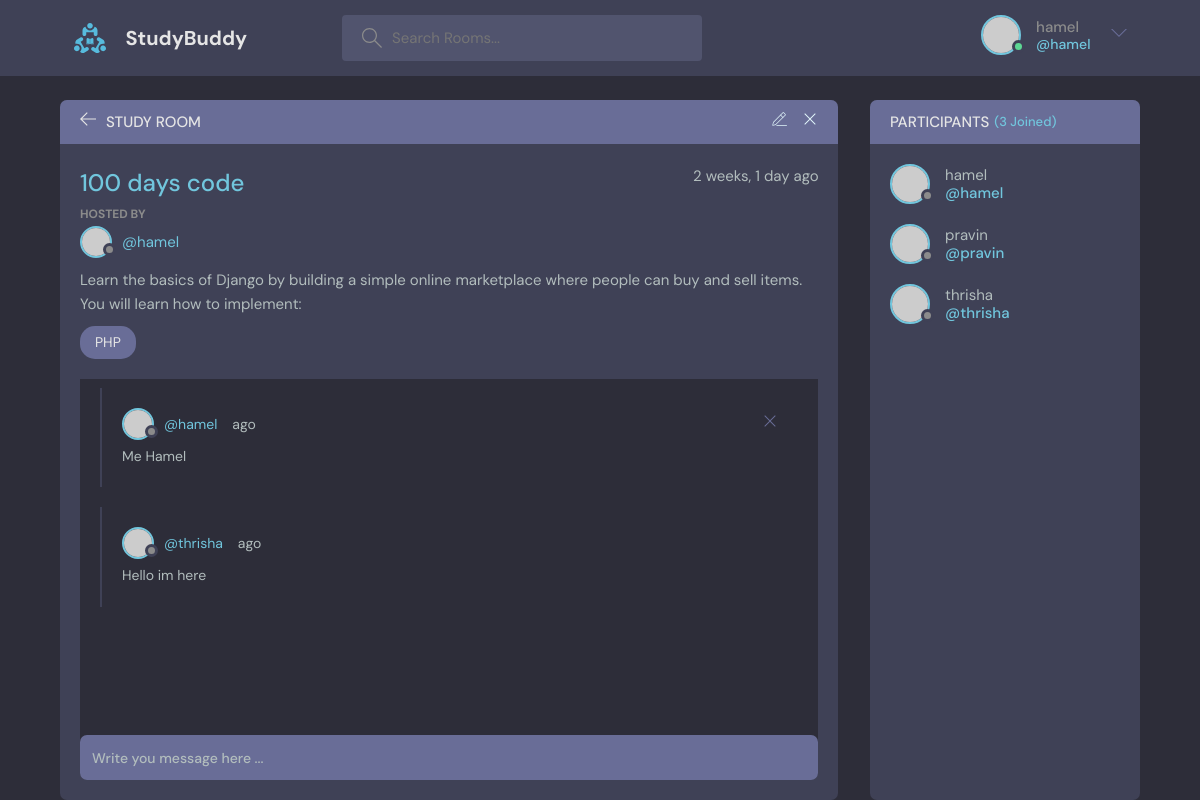
Screenshot of /room/1 (signed in) with the database file from the repository.
### base/models.py (models this page shows, shortened)
class Room(models.Model):
    host = models.ForeignKey(User, on_delete=models.SET_NULL, null=True)
    topic = models.ForeignKey(Topic, on_delete=models.SET_NULL, null=True)
    name = models.CharField(max_length=200)
    description = models.TextField(null=True, blank=True)
    participants = models.ManyToManyField(User, related_name='participants', blank=True)
    updated = models.DateTimeField(auto_now=True)
    created = models.DateTimeField(auto_now_add=True)
    class Meta:
        ordering = ['-updated']

class Topic(models.Model):
    name = models.CharField(max_length=200)

class Message(models.Model):
    user = models.ForeignKey(User, on_delete=models.CASCADE)
    room = models.ForeignKey(Room, on_delete=models.CASCADE)
    body = models.TextField()
    updated = models.DateTimeField(auto_now=True)
    create = models.DateTimeField(auto_now_add=True)

### base/views.py (the view, shortened to what this page needs)
# urls.py: path('room/<str:pk>', views.room, name="room"),
@login_required(login_url='login')
def room(request, pk):
    room = Room.objects.get(id=pk)
    room_messages = room.message_set.all()
    participants = room.participants.all()
    context = {'room': room, 'room_messages': room_messages, 'participants': participants}
    return render(request, 'base/room.html', context)

### base/templates/base/room.html (shortened to what this page needs)
{% extends 'main.html' %}
{% block content %}
<main class="profile-page layout layout--2">
    <div class="container">
      <div class="room">
        <div class="room__top">
          <div class="room__topLeft">
            <a href="{% url 'home' %}">
              <svg version="1.1" xmlns="http://www.w3.org/2000/svg" width="32" height="32" viewBox="0 0 32 32">
                <title>arrow-left</title>
                <path
                  d="M13.723 2.286l-13.723 13.714 13.719 13.714 1.616-1.611-10.96-10.96h27.625v-2.286h-27.625l10.965-10.965-1.616-1.607z"
                ></path>
              </svg>
            </a>
            <h3>Study Room</h3>
          </div>
          <div class="room__topRight">
            <a href="{% url 'update-room' room.id %}">
            </a>
            <a href="{% url 'delete-room' room.id %}">
              <svg version="1.1" xmlns="http://www.w3.org/2000/svg" width="32" height="32" viewBox="0 0 32 32">
                <title>remove</title>
                <path
                  d="M27.314 6.019l-1.333-1.333-9.98 9.981-9.981-9.981-1.333 1.333 9.981 9.981-9.981 9.98 1.333 1.333 9.981-9.98 9.98 9.98 1.333-1.333-9.98-9.98 9.98-9.981z"
                ></path>
              </svg>
            </a>
          </div>
        </div>
        <div class="room__box scroll">
          <div class="room__header scroll">
            <div class="room__info">
              <h3>{{ room.name }}</h3>
              <span>{{ room.created | timesince }} ago</span>
            </div>
            <div class="room__hosted">
              <p>Hosted By</p>
              <a href="{% url 'user-profile' room.host.id %}" class="room__author">
                <div class="avatar avatar--small">
                  <img src="https://randomuser.me/api/portraits/men/37.jpg" />
                </div>
                <span>@{{ room.host.username}}</span>
              </a>
            </div>
            <div class="room__details">
                {{ room.description }}
            </div>
            <span class="room__topics">{{ room.topic.name }}</span>
          </div>
          <div class="room__conversation">
            <div class="threads scroll">
                {% for message in room_messages %}
              <div class="thread">
                <div class="thread__top">
                  <div class="thread__author">
                    <a href="{% url 'user-profile' message.user.id %}" class="thread__authorInfo">
                      <div class="avatar avatar--small">
                        <img src="https://randomuser.me/api/portraits/men/37.jpg" />
                      </div>
                      <span>@{{ message.user }}</span>
                    </a>
                    <span class="thread__date">{{ message.created | timesince }} ago</span>
                  </div>
                   {% if request.user  == message.user %}
                  <a href="{% url 'delete-message' message.id %}">
                    <div class="thread__delete">
                      <svg version="1.1" xmlns="http://www.w3.org/2000/svg" width="32" height="32" viewBox="0 0 32 32">
                        <title>remove</title>
                        <path
                          d="M27.314 6.019l-1.333-1.333-9.98 9.981-9.981-9.981-1.333 1.333 9.981 9.981-9.981 9.98 1.333 1.333 9.981-9.98 9.98 9.98 1.333-1.333-9.98-9.98 9.98-9.981z"
                        ></path>
                      </svg>
                    </div>
                  </a>
                  {% endif %}
                </div>
                <div class="thread__details">
                    {{ message.body }}
                </div>
              </div>
              {% endfor %}
            </div>
          </div>
        </div>
        <div class="room__message">
            <form method="POST" action="">
                <input type="text" name="body" placeholder="Write you message here ...">
            </form>
        </div>
      </div>
      <div class="participants">
        <h3 class="participants__top">Participants <span>({{ participants.count }} Joined)</span></h3>
        <div class="participants__list scroll">
            {% for participant in participants%}
          <a href="{% url 'user-profile' participant.id %}" class="participant">
            <div class="avatar avatar--medium">
              <img src="https://randomuser.me/api/portraits/men/37.jpg" />
            </div>
            <p>
                {{participant}}
              <span>@{{participant}}</span>
            </p>
          </a>
            {% endfor%}
        </div>
      </div>
    </div>
  </main>
{% endblock content %}

### templates/navbar.html (shortened to what this page needs)
{% load static %}
<header class="header header--loggedIn">
    <div class="container">
      <a href="{% url 'home' %}" class="header__logo">
        <img src="{% static 'images/logo.svg' %}" />
        <h1>StudyBuddy</h1>
      </a>
      <form class="header__search" method="GET" action="{% url 'home' %}">
        <label>
          <input type="text" name="q" placeholder="Search Rooms...">
        </label>
      </form>
      <nav class="header__menu">
        {% if request.user.is_authenticated %}
        <div class="header__user">
            <a href="{% url 'user-profile' user.id %}">
              <div class="avatar avatar--medium active">
                <img src="https://randomuser.me/api/portraits/men/37.jpg" />
              </div>
              <p>{{request.user.username }} <span>@{{request.user.username }}</span></p>
            </a>
            <button class="dropdown-button">
              <svg version="1.1" xmlns="http://www.w3.org/2000/svg" width="32" height="32" viewBox="0 0 32 32">
                <title>chevron-down</title>
                <path d="M16 21l-13-13h-3l16 16 16-16h-3l-13 13z"></path>
              </svg>
            </button>
          </div>
        {% else %}
        <a href="{% url 'login' %}">
          <img src="{% static 'images/avatar.svg' %}" />
          <p>Login</p>
        </a>
        {% endif %}
      </nav>
    </div>
  </header>

### rows the page displays
Room: name "100 days code", created "2 weeks, 1 day", host.username "hamel", description "Learn the basics of Django by building a simple online marketplace where people can buy and sell items. You will learn how to implement:", topic.name "PHP"
Message: user "hamel", body "Me Hamel"
Message: user "thrisha", body "Hello im here"

### other values shown
{{ request.user.username }} "hamel"
{{ participants.count }} "3"
{{ participant }} "hamel"
{{ participant }} "pravin"
{{ participant }} "thrisha"
